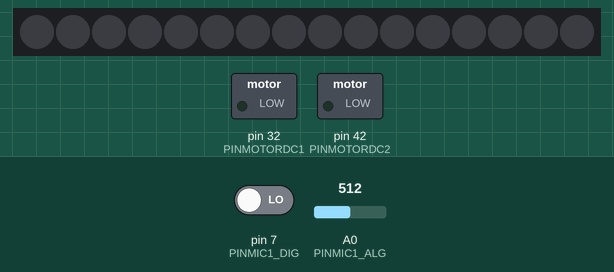
This sketch was run on a simulated Arduino Mega 2560, built with avr-gcc and run on an emulated ATmega2560. Shown: 16 RGB LEDs in strip order, left to right, switched loads named in the sketch (green lamp = pin HIGH). The test bench sets the inputs (shaded band); at power-on: pin 7 (PINMIC1_DIG) LOW, A0 (PINMIC1_ALG) = 512.

Above: at 1.2 s.
1.3 s: pin 7 (PINMIC1_DIG) driven HIGH
At 1.79 s:
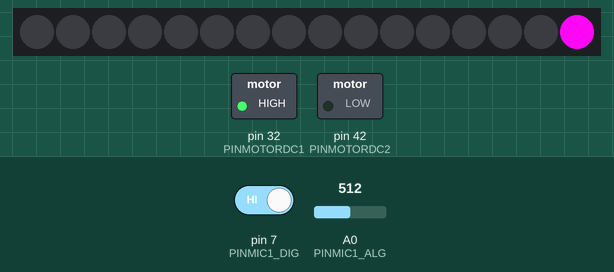
3.0 s: pin 7 (PINMIC1_DIG) driven LOW
At 4.7 s:
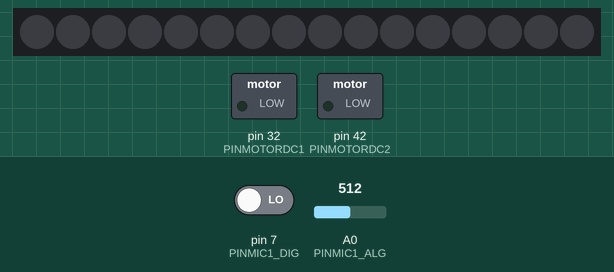
5.0 s: pin 7 (PINMIC1_DIG) driven HIGH
At 5.38 s:
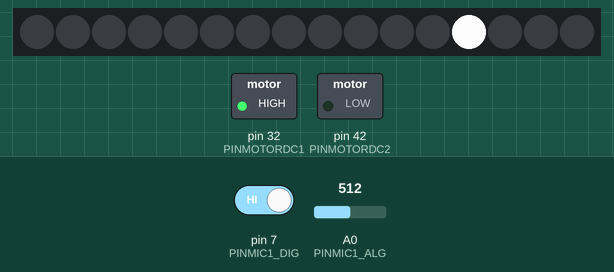
Timing chart, 0 to 8.0 s (numbered marks = the images above; inputs shaded):
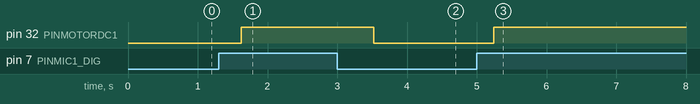

Measured:
- after the input at 1.3 s, pin 32 (PINMOTORDC1): LOW → HIGH after 0.32 s; the LEDs: first change at once (image 1 shows a later state)
- after the input at 3.0 s, pin 32 (PINMOTORDC1): HIGH → LOW after 0.52 s
- after the input at 5.0 s, pin 32 (PINMOTORDC1): LOW → HIGH after 0.25 s; the LEDs: first change at once (image 3 shows a later state)

The sketch:

djoramaControlerZero.ino
```cpp
/**
 * Djorama Controler
 *
 * Features:
 *  - React to Sound Volume
 *  - Music Detection by Silence Time
 *  - Independent timer for changing effect, color and speed
 *  - LED Strip Controled By Music
 *  - DC Motor Controled By Music
 *
 * @author Rafael Lima
 * @version 0.4
 */

// Libraries -------------------------------------------------------
#include <elapsedMillis.h>
#include <FastLED.h>

// Constants -------------------------------------------------------
#define PINLED 9
#define PINMIC1_ALG A0
#define PINMIC1_DIG 7
#define PINMOTORDC1 32
#define PINMOTORDC2 42

#define NUM_LEDS 16
#define SIZECOLORPALET 10
#define NUMEFFECTS 4

#define TIMESTEP_MUSIC 10             // Frequency Filters Param
#define TIMESTEP_LOOP 100             // Led Selection Transition
#define TIMESTEP_COLOR 500            // Color Transition
#define TIMESTEP_EFFECT 20000         // LED Effect Transition
#define TIMESTEP_MOTORDC 10           // Max Aceleration (5/255)/100ms
#define TIMELED_OFF 200               // Silence Time to turn off LEDs
#define TIMESHUTDOWN_MOTORDC 5000     // Silence Time to turn down motor

/*
 * Max time for motor to start to move
 *  TIMESTEP_MOTORDC*(SPEED_MOTORDC_ZERO - SPEED_MOTORDC_SAFEZERO)
 */
#define SPEED_MOTORDC_SAFEZERO 30     // lowest Tension reach with music
#define SPEED_MOTORDC_ZERO     80     // lowest Tension for start to move


#define SOUND_BASS_THRESHOLD 570      // Max 600

// Global Variables ------------------------------------------------

// Timers
elapsedMillis timerSilence;
elapsedMillis timerLoop;
elapsedMillis timerColor;
elapsedMillis timerEffect;
elapsedMillis timerMotorDC;

// LED Strip
CRGB leds[NUM_LEDS];
const CRGB colorPalet[] = {0xF7F7F7, // White Smoke
                           0xBA0034, // Crimson Glory
                           0xF70035, // Carmine Red
                           0xFA07F2,
                           0xDD49B8, // Pink (PANTONE)
                           0xF7F7F7, // White Smoke
                           0x00BAAD, // Amazonite
                           0x00F7E6, // Tuorquoise Blue
                           0xFA07F2,
                           0xDD49B8};// Pink (PANTONE)

// Index and aux variables
unsigned int indexEffect = 0;
unsigned int indexColor = 0;
unsigned int i = 0;
int inc;
int isBeat;
int isBass;
int isMusicPlaying = 0;

int timeStepLedTransition = TIMESTEP_LOOP;

int soundSilenceRef = 0;

int speedMotorDC = 0;
int stepMotorDC = 0;

// Function Pointer Vector for easy effect access
void (*effectVector[NUMEFFECTS])(unsigned int k,CRGB color);

// Main functions --------------------------------------------------
void setup() {
  // Setup Pins
  pinMode(PINMIC1_ALG,INPUT);
  pinMode(PINMIC1_DIG,INPUT);
  pinMode(PINMOTORDC1, OUTPUT);
  pinMode(PINMOTORDC2, OUTPUT);

  // Turn Off DC Motor
  analogWrite(PINMOTORDC1,0);
  analogWrite(PINMOTORDC2,0);

  // Start LED Strip
  FastLED.addLeds<WS2811, PINLED, BRG>(leds, NUM_LEDS);

  // Reset all index
  indexEffect = 0;
  indexColor = 0;
  i = 0;

  // Register effects used
  effectVector[0] = effectLightMoving;
  effectVector[1] = effectLightFill;
  effectVector[2] = effectLightDots;
  effectVector[3] = effectLightSideFill;

  // Reset Timers
}

void loop() {

  // Read Mic and set treshold triggers
  int musicInput = analogRead(PINMIC1_ALG);   // Raw Input
  isBeat = digitalRead(PINMIC1_DIG);          // Potentiometer Threshold
  isBass = musicInput > SOUND_BASS_THRESHOLD; // Hardcode Threshold

  // Select Color Timer
  if( timerColor > TIMESTEP_COLOR)
  {
    timerColor = 0; // Reset Timer
    indexColor = (indexColor<9)? indexColor +1 : 0;
  }

  // Select Effect Timer
  if( timerEffect > TIMESTEP_EFFECT)
  {
    timerEffect = 0; // Reset Timer
    indexEffect = (indexEffect < 3)? indexEffect +1 : 1;
  }

  // Light Effects Timer
  if( timerLoop > timeStepLedTransition ) // Control Frequency time
  {
    timerLoop = 0; // Reset Timer

    // Alternate from 0 to NUM_LEDS
    if( i >= NUM_LEDS ) inc = -1;
    if( i <= 0) inc = 1;
    i += inc;
  }

  // Motor DC Acceleration Control Timer
  if( timerMotorDC > TIMESTEP_MOTORDC)
  {
    speedMotorDC += stepMotorDC;
    analogWrite(PINMOTORDC1,speedMotorDC);
    analogWrite(PINMOTORDC2,0);
  }

  // Change Effects on Beat
  if(isBeat)
  {
    // Effect Transition Selected by beat frequency
    if(timerSilence > 10)
    {
      timeStepLedTransition = 100;
    }
    else if(timerSilence > 5)
    {
      timeStepLedTransition = 100/timerSilence; // Speed Up transition
    }
    timerSilence = 0;

    // Light Effect
    effectVector[indexEffect](i,colorPalet[indexColor]);
    FastLED.show();

    // Speed Up Motor
    stepMotorDC = (speedMotorDC >=255)?0:1;
  }
  else if(timerSilence > TIMELED_OFF)
  {
    soundSilenceRef = musicInput;
    fill_solid(leds,NUM_LEDS,0x000000);
    FastLED.show();

    // Slow Down Motor
    if(timerSilence < TIMESHUTDOWN_MOTORDC)
    {
      stepMotorDC = (speedMotorDC <= SPEED_MOTORDC_SAFEZERO)?0:-1;
    }
    else
    {
      stepMotorDC = (speedMotorDC <= 0)?0:-1;
    }
  }
}

// Auxilar Functions -------------------------------------------------

/**
 * Effect: Turn On all LEDs
 */
void effectTurnOn(unsigned int k,CRGB color)
{
    fill_solid(leds,NUM_LEDS,color);
}

/**
 * Effect: move LED on position
 */
void effectLightMoving(unsigned int k,CRGB color)
{
    fill_solid(leds,NUM_LEDS,0x000000);
    leds[k] = color;
}

/**
 * Effect: Turn On LEDS in sequence
 */
void effectLightFill(unsigned int k,CRGB color)
{
    fill_solid(leds,NUM_LEDS,0x000000);
    fill_solid(leds,i,color);
}

/**
 * Effect: move LEDs position starting from sides and
 *         turn on everything when they reach the center
 */
void effectLightCollision(unsigned int k,CRGB color)
{
    if( (NUM_LEDS - k-k) <= 1) // Center
    {
      fill_solid(leds,NUM_LEDS,color);
    }
    else
    {
      fill_solid(leds,NUM_LEDS,0x000000);
      leds[k] = color;
      leds[NUM_LEDS-k] = color;
    }
}

/**
 * Effect: move LEDs position starting from sides and
 *         turn on everything when they reach the center
 */
void effectLightDots(unsigned int k,CRGB color)
{
    fill_solid(leds,NUM_LEDS,0x000000);
    leds[k] = color;
    leds[NUM_LEDS-k] = color;
}

/**
 * Effect: move LEDs position starting from sides and
 *         turn on everything when they reach the center
 */
void effectLightSideFill(unsigned int k,CRGB color)
{
    int endK = (NUM_LEDS - k);
    if( endK > k) // Center
    {
      fill_solid(leds,NUM_LEDS,0x000000);
      fill_solid(leds,k,color);
      fill_solid(leds+endK,k,color);
    }
    else
    {
      fill_solid(leds,NUM_LEDS,color);
      fill_solid(leds+endK,k-endK,0x000000);
    }
}
```
